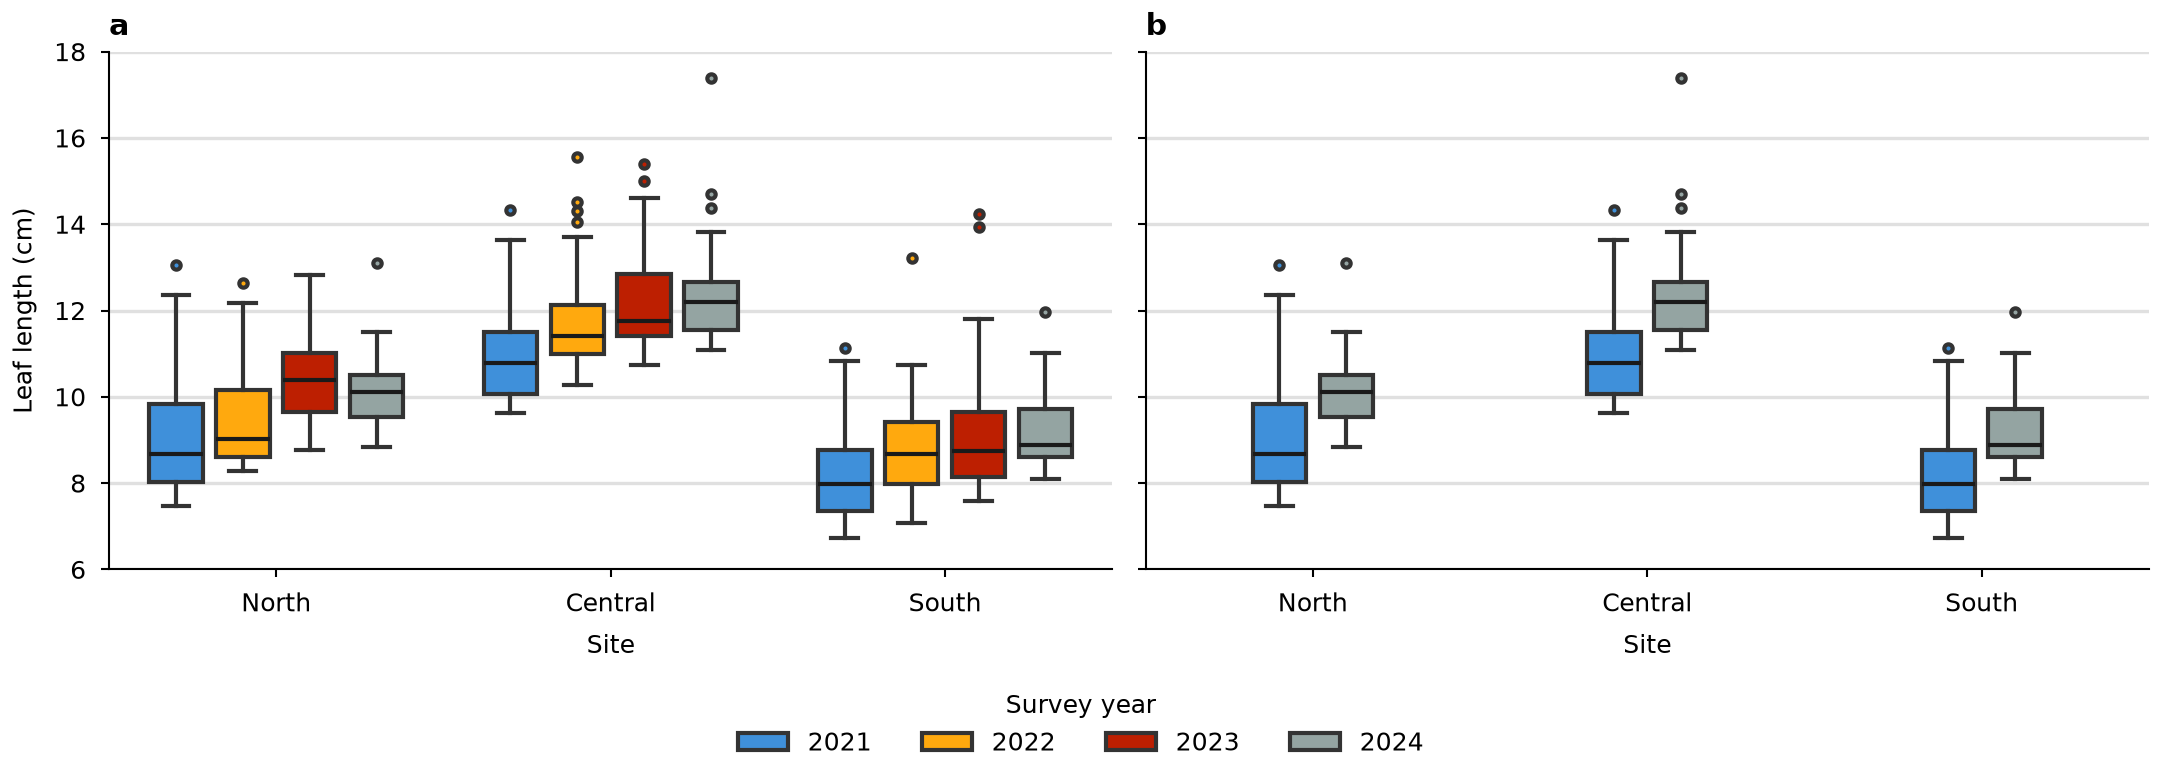

Write Python code to recreate this figure.
"""Grouped box plots: several series side by side at each category, one color per series.
Synthetic data. Writes snippet.png next to this file.
"""

import os
from pathlib import Path

import matplotlib.pyplot as plt
import numpy as np
from matplotlib.patches import Patch

MM = 1 / 25.4
STYLE_DIR = Path(__file__).resolve().parent / "../../../styles"
SITES = ("North", "Central", "South")  # x categories
# Series: survey year, color and the change in mean leaf length (cm) from the first year.
YEARS = [("2021", "C0", 0.0), ("2022", "C1", 0.6),
         ("2023", "C2", 1.1), ("2024", "C3", 1.4)]
SITE_MEAN = (9.0, 11.0, 8.0)  # mean leaf length (cm) in 2021
N = 40  # leaves per site and year
GROUP_WIDTH = 0.8  # width taken by all boxes at one category, in category units
FILL = 0.8  # share of each slot filled by its box


def offsets(n_series, group_width):
    """Center of each series' slot relative to the category, and the box width."""
    slot = group_width / n_series
    centers = (np.arange(n_series) - (n_series - 1) / 2) * slot
    return centers, slot * FILL


def grouped_boxplot(ax, samples, years, group_width=GROUP_WIDTH):
    """samples[i][j]: values for series i at category j."""
    centers, width = offsets(len(years), group_width)
    for (_, color, _), offset, series in zip(years, centers, samples):
        ax.boxplot(series, positions=np.arange(len(SITES)) + offset, widths=width,
                   patch_artist=True,
                   boxprops={"facecolor": color, "edgecolor": "0.2"},
                   medianprops={"color": "0.1"},
                   whiskerprops={"color": "0.2"},
                   capprops={"color": "0.2"},
                   flierprops={"marker": "o", "markersize": 2, "markerfacecolor": color,
                               "markeredgecolor": "0.2"})
    ax.set_xticks(range(len(SITES)), labels=SITES)
    ax.set_xlim(-0.5, len(SITES) - 0.5)
    ax.set_axisbelow(True)
    ax.grid(axis="y", color="0.88")
    ax.set_xlabel("Site")


def main():
    rng = np.random.default_rng(8)
    samples = [[mean + shift + rng.gamma(2.0, 0.8, N) - 1.6 for mean in SITE_MEAN]
               for _, _, shift in YEARS]
    default = STYLE_DIR / "default.mplstyle"
    sheets = [default] if default.is_file() else []
    if selected := os.environ.get("CEDALION_STYLE"):
        sheet = Path(selected).expanduser()
        sheets.append(sheet if sheet.is_file() else STYLE_DIR / (selected.removesuffix(".mplstyle") + ".mplstyle"))
    width_mm = float(os.environ.get("CEDALION_WIDTH_MM", 183))
    with plt.style.context(sheets):
        fig, axes = plt.subplots(1, 2, sharey=True, figsize=(width_mm * MM, 66 * MM),
                                 layout="constrained")
        grouped_boxplot(axes[0], samples, YEARS)
        grouped_boxplot(axes[1], [samples[0], samples[-1]], [YEARS[0], YEARS[-1]],
                        group_width=GROUP_WIDTH * 2 / len(YEARS))
        axes[0].set_ylim(6, 18)
        axes[0].set_yticks(range(6, 19, 2))
        axes[0].set_ylabel("Leaf length (cm)")
        axes[1].tick_params(labelleft=False)
        for ax, letter in zip(axes, "ab"):
            ax.annotate(letter, xy=(0, 1), xycoords="axes fraction", xytext=(0, 4),
                        textcoords="offset points", fontweight="bold", fontsize="large")
        # boxplot returns no labeled artists.
        handles = [Patch(facecolor=color, edgecolor="0.2", label=year)
                   for year, color, _ in YEARS]
        fig.legend(handles=handles, loc="outside lower center", ncol=len(YEARS),
                   frameon=False, title="Survey year")
        fig.savefig(os.environ.get("CEDALION_SNIPPET_PNG", Path(__file__).with_name("snippet.png")), dpi=300)
        plt.close(fig)


if __name__ == "__main__":
    main()
